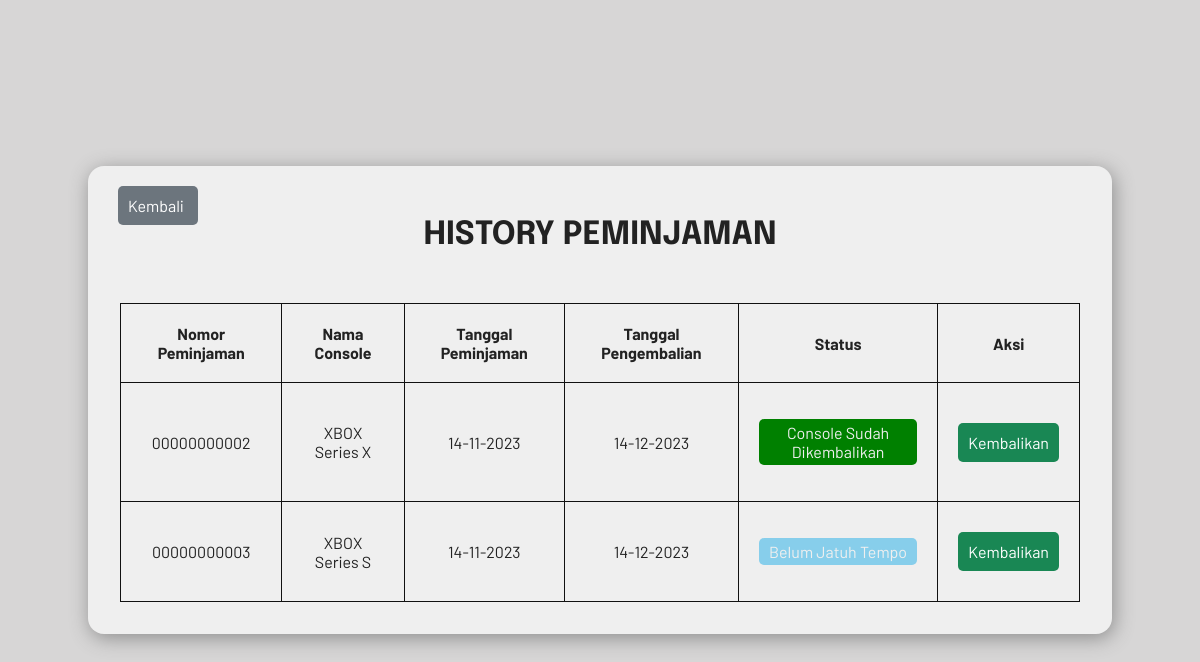
The page /views/history.php (signed in) on the database its author committed.
### tables this page shows
CREATE TABLE `transaksi` (
  `id_transaksi` int(11) UNSIGNED ZEROFILL NOT NULL,
  `id_user` int(11) NOT NULL,
  `id_console` int(11) NOT NULL,
  `tgl_awal` date NOT NULL,
  `tgl_akhir` date NOT NULL,
  `status` tinyint(1) NOT NULL
);

CREATE TABLE `console` (
  `id_console` int(11) NOT NULL,
  `nama_console` varchar(50) NOT NULL,
  `harga` int(11) NOT NULL,
  `gambar` varchar(255) NOT NULL
);

### views/history.php (the view, shortened to what this page needs)
<?php
require "../inc/function.php";
$idUser = $_SESSION["id"];
$queryTransaksi = mysqli_query($conn, "SELECT * FROM transaksi JOIN console ON transaksi.id_console = console.id_console WHERE transaksi.id_user = $idUser");
while ($row = mysqli_fetch_assoc($queryTransaksi)) {
    $trans[] = $row;
}
?>
<!DOCTYPE html>
<html lang="en">
<head>
    <link rel="stylesheet" href="../style/style.css">
    <link rel="stylesheet" href="../style/listConsole.css">
</head>
<body>
    <div class="box">
        <div class="container">
            <h1>HISTORY PEMINJAMAN</h1>
            <div class="btn-group">
                <a href="index.php" class="btn secondary back">Kembali</a>
            </div>
            <table>
                <thead>
                    <tr>
                        <th>Nomor Peminjaman</th>
                        <th>Nama Console</th>
                        <th>Tanggal Peminjaman</th>
                        <th>Tanggal Pengembalian</th>
                        <th>Status</th>
                        <th>Aksi</th>
                    </tr>
                </thead>
                <tbody>
                    <?php if (!empty($trans)) : ?>
                        <?php foreach ($trans as $transaksi) : ?>
                            <tr>
                                <td><?= $transaksi["id_transaksi"] ?></td>
                                <td><?= $transaksi["nama_console"] ?></td>
                                <td><?= date("d-m-Y", strtotime($transaksi["tgl_awal"])) ?></td>
                                <td><?= date("d-m-Y", strtotime($transaksi["tgl_akhir"])) ?></td>
                                <td>
                                    <?php if (strtotime("now") < strtotime($transaksi["tgl_akhir"]) && $transaksi["status"] == 0) {
                                        echo "<p style='background-color: skyblue; border-radius: 5px; padding: 4px; color: #efefef;'>Belum Jatuh Tempo</p>";
                                    } else if (strtotime("now") > strtotime($transaksi["tgl_akhir"]) && $transaksi["status"] == 0) {
                                        echo "<p style='background-color: red; border-radius: 5px; padding: 4px; color: #efefef;'>Sudah Jatuh Tempo</p>";
                                    } else {
                                        echo "<p style='background-color: green; border-radius: 5px; padding: 4px; color: #efefef;'>Console Sudah Dikembalikan</p>";
                                    } ?>
                                </td>
                                <td><a href="kembali.php?id=<?= $transaksi["id_transaksi"] ?>" class="btn success">Kembalikan</a></td>
                            </tr>
                        <?php endforeach ?>
                    <?php endif ?>
                </tbody>
            </table>
        </div>
    </div>
</body>
</html>

### style/style.css (style rules this page uses)
:root { --color-bg: #d7d6d6; --bg-headfoot: #121212; }
body { margin: 0; padding: 0; background-color: var(--color-bg); font-family: "Barlow"; }
h1, h2, h3, h4, h5 { font-family: "Epilogue"; }
.secondary { color: #fff; background-color: #6c757d; }
.success { background-color: #198754; color: #fff; }
.btn { padding: 10px; border-radius: 5px; text-decoration: none; }

### style/listConsole.css (style rules this page uses)
:root { --bg-container: #efefef; --primary-color: #222222; --shadow: #8d8d8d; --border-table: #111111; }
body { color: var(--primary-color); }
.box { width: 100%; height: 100vh; display: flex; justify-content: center; align-items: center; }
.container { position: relative; background-color: var(--bg-container); padding: 32px; border-radius: 16px; box-shadow: 2px 4px 20px var(--shadow); width: 80%; display: flex; flex-direction: column; }
.container h1 { text-align: center; }
table { margin-top: 30px; border-collapse: collapse; }
table, td, th { border: 1px solid var(--border-table); }
td { text-align: center; }
th, td { padding: 20px; }
.btn-group { display: flex; justify-content: flex-end; gap: 5px; }
.secondary { width: 55px; }
.back { position: absolute; width: 60px; top: 20px; left: 30px; }

### rows shown on the page
transaksi: id_transaksi "00000000002", id_console.nama_console "XBOX Series X", tgl_awal "14-11-2023", tgl_akhir "14-12-2023", status "Console Sudah Dikembalikan"
transaksi: id_transaksi "00000000003", id_console.nama_console "XBOX Series S", tgl_awal "14-11-2023", tgl_akhir "14-12-2023", status "Belum Jatuh Tempo"
